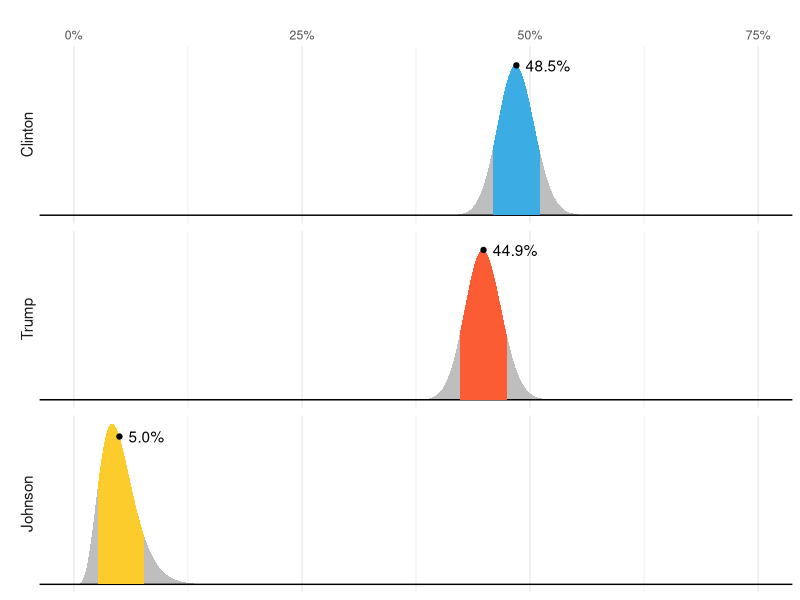

The R script that drew this image:
## ---- chunk 1
#| echo: false
#| message: false
#| warning: false
#| cache: false

library(tidyverse)
library(dslabs)
polls <- polls_us_election_2016 |> 
  filter(state == "U.S." & enddate >= "2016-11-02" & population == "lv") |>
  mutate(spread = rawpoll_clinton/100 - rawpoll_trump/100) 

one_poll_per_pollster <- polls |> group_by(pollster) |> 
  slice_max(enddate, n = 1, with_ties = FALSE) |>
  ungroup()
## ---- chunk 2
#| fig-cap: "The colored areas represent values with an 80% chance of including the actual result, according to the FiveThirtyEight model."

my_dgamma <- function(x, mean = 1, sd = 1){
  shape = mean^2/sd^2
  scale = sd^2 / mean
  dgamma(x, shape = shape, scale = scale)
}

my_qgamma <- function(mean = 1, sd = 1){
  shape = mean^2/sd^2
  scale = sd^2 / mean
  qgamma(c(0.1,0.9), shape = shape, scale = scale)
}

tmp <- tibble(candidate = c("Clinton", "Trump", "Johnson"), avg = c(48.5, 44.9, 5.0), avg_txt = c("48.5%", "44.9%", "5.0%"), sd = rep(2, 3), m = my_dgamma(avg, avg, sd)) |>
  mutate(candidate = reorder(candidate, -avg))

xx <- seq(0, 75, len = 300)
tmp_2 <- map_df(1:3, function(i){
  tibble(candidate = tmp$candidate[i],
         avg = tmp$avg[i],
         sd = tmp$sd[i],
         x = xx,
         y = my_dgamma(xx, tmp$avg[i], tmp$sd[i]))
})

tmp_3 <- map_df(1:3, function(i){
  qq <- my_qgamma(tmp$avg[i], tmp$sd[i])
  xx <- seq(qq[1], qq[2], len = 200)
  tibble(candidate = tmp$candidate[i],
         avg = tmp$avg[i],
         sd = tmp$sd[i],
         x = xx,
         y = my_dgamma(xx, tmp$avg[i], tmp$sd[i]))
})
         
tmp_2 |> 
  ggplot(aes(x, ymax = y, ymin = 0)) +
  geom_ribbon(fill = "grey") + 
  facet_grid(candidate ~ ., switch = "y") +
  scale_x_continuous(breaks = seq(0, 75, 25), position = "top",
                     labels = paste0(seq(0, 75, 25), "%")) +
  geom_abline(intercept = 0, slope = 0) +
  xlab("") + ylab("") + 
  theme_minimal() + 
  theme(panel.grid.major.y = element_blank(), 
        panel.grid.minor.y = element_blank(),
        axis.title.y = element_blank(),
        axis.text.y = element_blank(),
        axis.ticks.y = element_blank(),
        strip.text.y = element_text(angle = 180, size = 11, vjust = 0.2)) + 
  geom_ribbon(data = tmp_3, mapping = aes(x = x, ymax = y, ymin = 0, fill = candidate), inherit.aes = FALSE, show.legend = FALSE) +
  scale_fill_manual(values = c("#3cace4", "#fc5c34", "#fccc2c")) +
  geom_point(data = tmp, mapping = aes(x = avg, y = m), inherit.aes = FALSE) + 
  geom_text(data = tmp, mapping = aes(x = avg, y = m, label = avg_txt), inherit.aes = FALSE, hjust = 0, nudge_x = 1) 
  
  
## ---- chunk 3
set.seed(3)
## ---- chunk 4
p <- 0.00025
N <- 100000
D <- sample(c(1, 0), N, replace = TRUE, prob = c(p, 1 - p))
## ---- chunk 5
N_1 <- sum(D == 1)
N_0 <- sum(D == 0)
cat(N_1, "with disease, and", N_0, "without.")
## ---- chunk 6
a <- 0.99
test <- vector("character", N)
test[D == 1] <- sample(c("+", "-"), N_1, replace = TRUE, prob = c(a, 1 - a))
test[D == 0] <- sample(c("-", "+"), N_0, replace = TRUE, prob = c(a, 1 - a))
## ---- chunk 7
table(D, test)
## ---- chunk 8
theta_0 <- 0
tau <- 0.05
## ---- chunk 9
res <- one_poll_per_pollster |> 
  summarise(y_bar = mean(spread), sigma = sd(spread), n = n())
B <- with(res, sigma^2/n / (sigma^2/n + tau^2))
posterior_mean <- B*theta_0 + (1 - B)*res$y_bar
posterior_se <- with(res, sqrt(1/(n/sigma^2 + 1/tau^2)))
posterior_mean + c(-1, 1)*qnorm(0.975)*posterior_se
## ---- chunk 10
#| echo: false

od <- options()$digits
options(digits = 8)
## ---- chunk 11
1 - pnorm(0, posterior_mean, posterior_se)
## ---- chunk 12
#| echo: false

options(digits = od)
